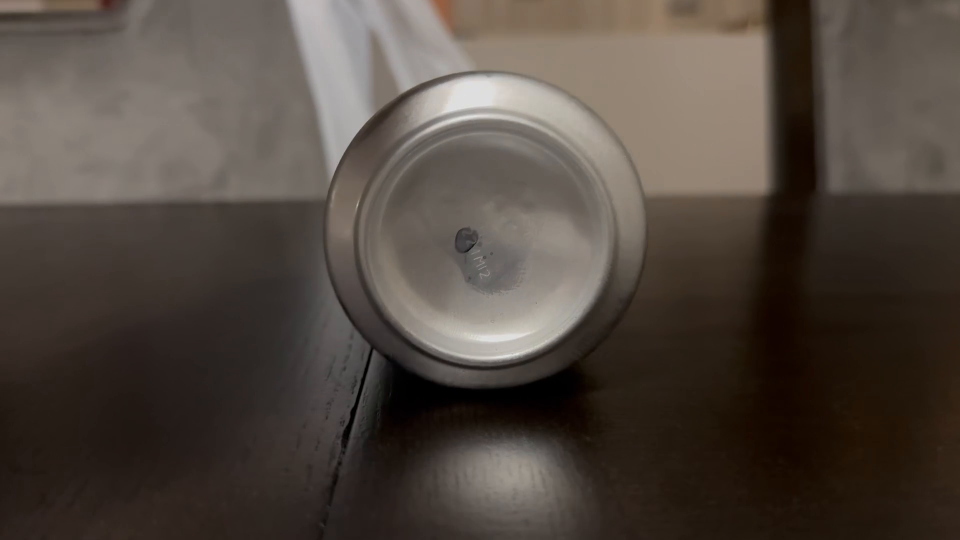
#> input picture frame 12 of IMG_0817.mov, 1920 x 1080 px (shown at 1/2 size)
$ python main.py
#> lines starting #> are read from the running program, lines starting #| are printed output that depends on the picture; after the words box and inside, x2 and y2 are one past the last pixel; in counts of white or black regions, pixels touching at a corner belong together
### processing_display_image.py
import cv2 as cv  # Computer vision and image processing library

def process_img(img):
    # Makes image grayscale
    gray = cv.cvtColor(img, cv.COLOR_BGR2GRAY)

    # Blurs image as a whole
    gray = cv.blur(gray, (20, 20))

    # Takes the median color of a specific area and used to limit noise (number of pixels)
    gray = cv.medianBlur(gray, 1)

    return gray


# [4 lines left out: function display_img, not called in this run]


def display_video_frame(frame, winname):
    cv.imshow(winname, frame)
    cv.waitKey(1)

### circles.py
import cv2 as cv  # Computer vision and image processing library
import numpy as np  # Library for arrays, better for memory and commonly used for larger arrays


def detect_circles(processed_img):
    # NumPy array method which indicates how many elements the first array has
    rows = processed_img.shape[0]

    # param 1 & 2 correlate to cv.HOUGH_GRADIENT, which detects the edges
    # dp is ratio of accumulator resolution to image resolution
    # Stores center line and radius

    circles = cv.HoughCircles(processed_img, cv.HOUGH_GRADIENT,
                              1, rows / 8,
                              param1=19, param2=55,
                              minRadius=300, maxRadius=550)
    return circles


def draw_circle(img, circles):
    # If statement to prevent an error if no circles are detected
    if circles is not None:
        # Round up/down numbers in array
        circles = np.uint16(np.around(circles))
        # Element 0, 1 is center of circle
        for circle in circles[0, :]:
            center = (circle[0], circle[1])
            # circle center, draws a dot (very tiny circle)
            cv.circle(img, center, 1, (0, 0, 255), 20)
            # circle outline, element 2 is radius
            radius = circle[2]
            cv.circle(img, center, radius, (0, 255, 0), 20)

        return img
    else:
        return img

### main.py
import cv2 as cv
from processing_display_image import *  # Adds blurs to image, past library
from circles import *  # Past libraries to detect and draw circles


if __name__ == "__main__":
    # Take Video
    capture = cv.VideoCapture("IMG_0817.mov")
    while True:
        # Process it frame by frame
        frame_exist, img = capture.read()
#> img is the input picture: shape (1080, 1920, 3); mean B, G, R 64.1, 71.6, 81.2

        if frame_exist:  # Prevents code from crashing
            # Processing img, draws circles, displays image
            gray_img = process_img(img)
#> in process_img, `gray = cv.cvtColor(img, cv.COLOR_BGR2GRAY)`:
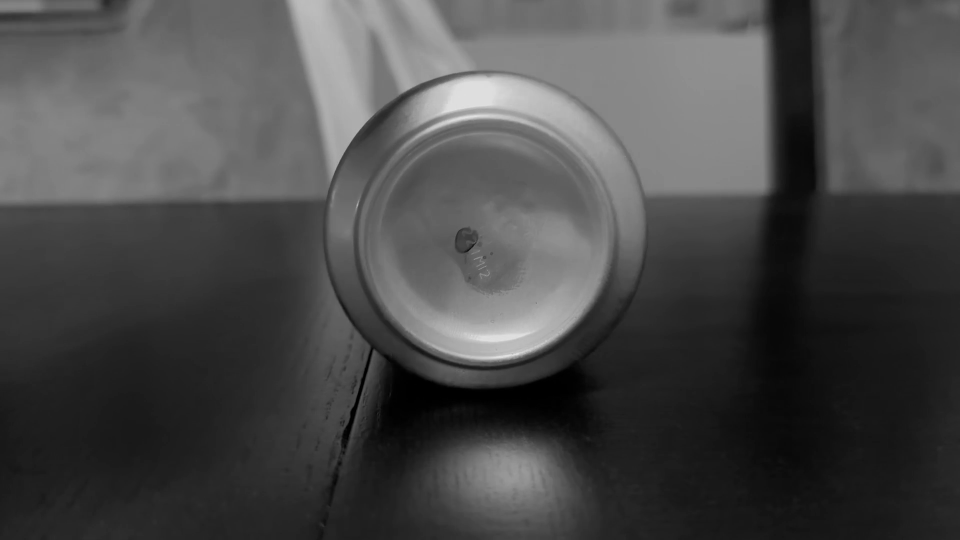
#> gray: shape (1080, 1920) (shown at 1/2 size); min 0, max 230, mean 73.7

            # Detects and draw circles, functions in circles.py
            circles = detect_circles(gray_img)
#> in detect_circles, `circles = cv.HoughCircles(processed_img, cv.HOUGH_GRADIENT, 1, rows / ..`: circles = [[969.5, 460.5, 312.5]]
#> circles = [[969.5, 460.5, 312.5]]
            img = draw_circle(img, circles)
#> in draw_circle, `circles = np.uint16(np.around(circles))`: circles = [[970, 460, 312]]
#> the loop in draw_circle, `for circle in circles[0, :]:` made 1 pass
#> after the loop in draw_circle, `for circle in circles[0, :]:`:
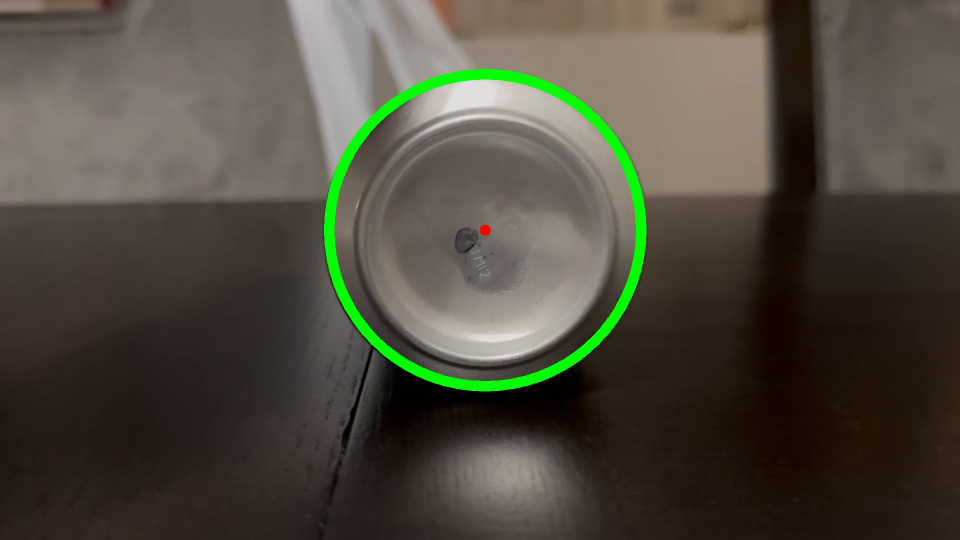
#> img: shape (1080, 1920, 3) (shown at 1/2 size); 1.99% of pixels changed, all inside (x1, y1, x2, y2) = (648, 138, 1293, 783)
            # Shows video
            display_video_frame(img, "Video with Circles")
        else:
            break
    # Close the window
    capture.release()

    # De-allocate any associated memory usage
    cv.destroyAllWindows()

$ run again, starting later in the video
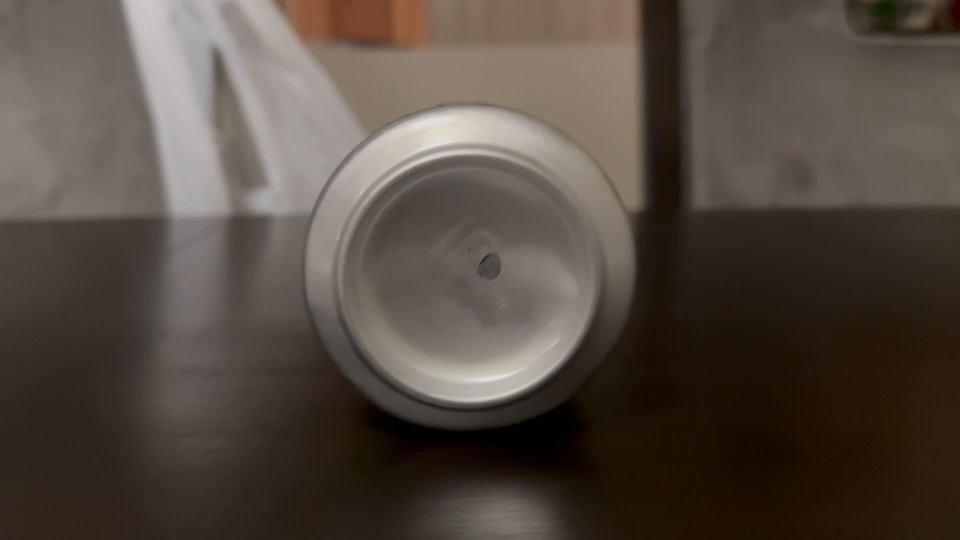
#> input picture frame 57 of IMG_0817.mov, 1920 x 1080 px (shown at 1/2 size)
#> img is the input picture: shape (1080, 1920, 3); mean B, G, R 65.5, 73.9, 84.3
#> in process_img, `gray = cv.cvtColor(img, cv.COLOR_BGR2GRAY)`:
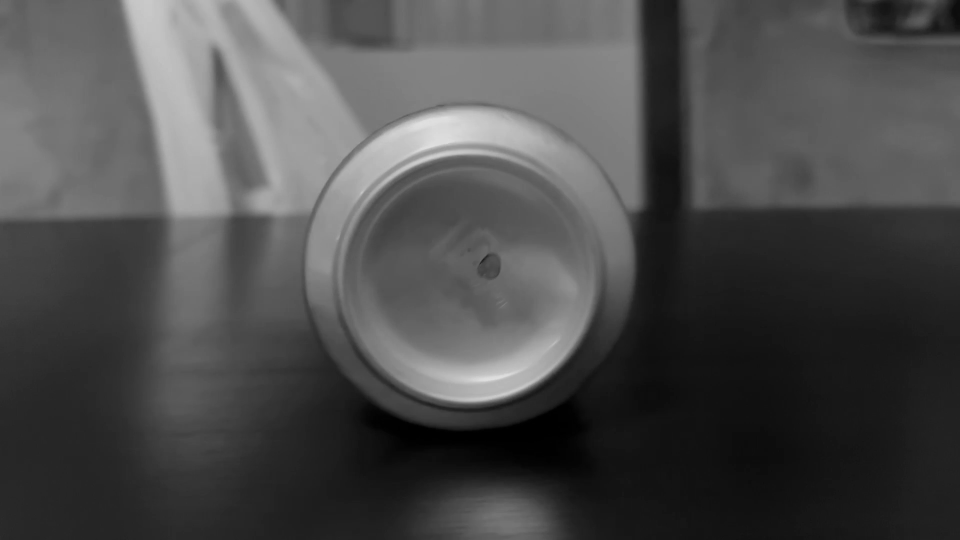
#> gray: shape (1080, 1920) (shown at 1/2 size); min 0, max 227, mean 76.1
#> in detect_circles, `circles = cv.HoughCircles(processed_img, cv.HOUGH_GRADIENT, 1, rows / ..`: circles = [[939.5, 540.5, 323.4]]
#> in draw_circle, `circles = np.uint16(np.around(circles))`: circles = [[940, 540, 323]]
#> the loop in draw_circle, `for circle in circles[0, :]:` made 1 pass
#> after the loop in draw_circle, `for circle in circles[0, :]:`:
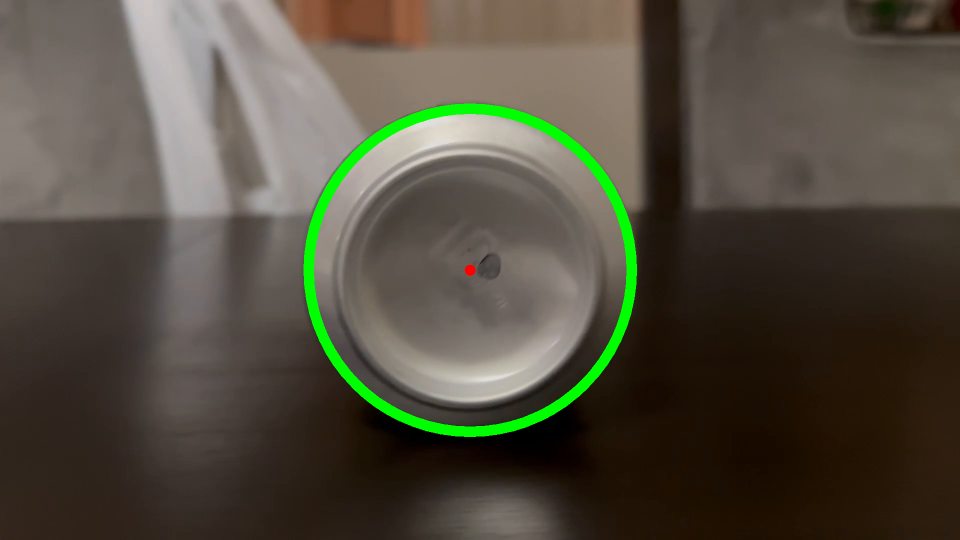
#> img: shape (1080, 1920, 3) (shown at 1/2 size); 2.07% of pixels changed, all inside (x1, y1, x2, y2) = (607, 207, 1274, 874)

$ run again, starting later in the video
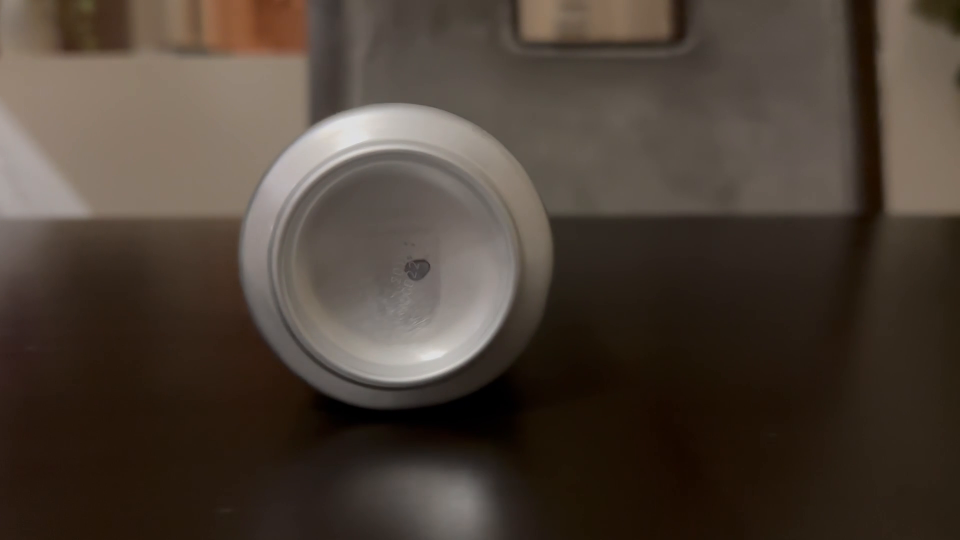
#> input picture frame 102 of IMG_0817.mov, 1920 x 1080 px (shown at 1/2 size)
#> img is the input picture: shape (1080, 1920, 3); mean B, G, R 54.1, 63.9, 75.6
#> in process_img, `gray = cv.cvtColor(img, cv.COLOR_BGR2GRAY)`:
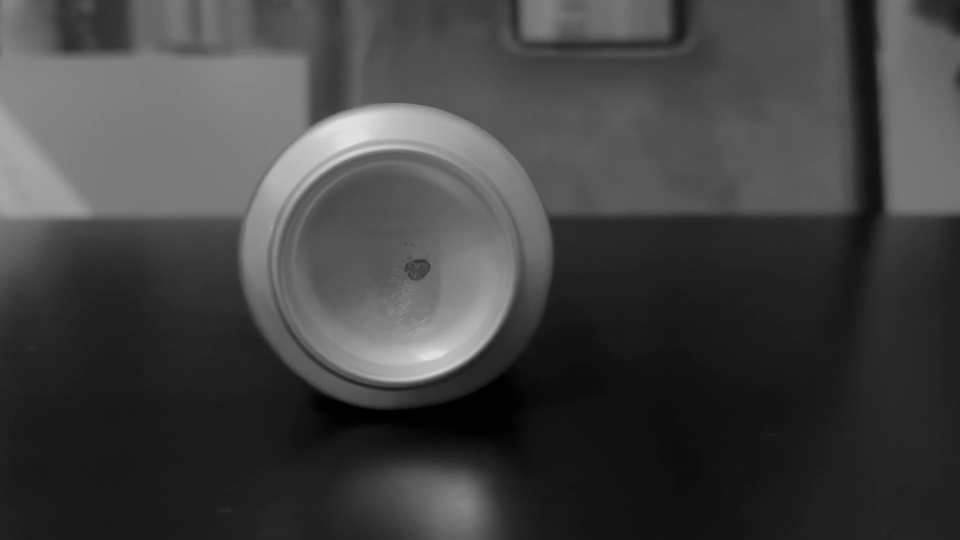
#> gray: shape (1080, 1920) (shown at 1/2 size); min 0, max 227, mean 66.4
#> in detect_circles, `circles = cv.HoughCircles(processed_img, cv.HOUGH_GRADIENT, 1, rows / ..`: circles = [[791.5, 515.5, 304.9]]
#> in draw_circle, `circles = np.uint16(np.around(circles))`: circles = [[792, 516, 305]]
#> the loop in draw_circle, `for circle in circles[0, :]:` made 1 pass
#> after the loop in draw_circle, `for circle in circles[0, :]:`:
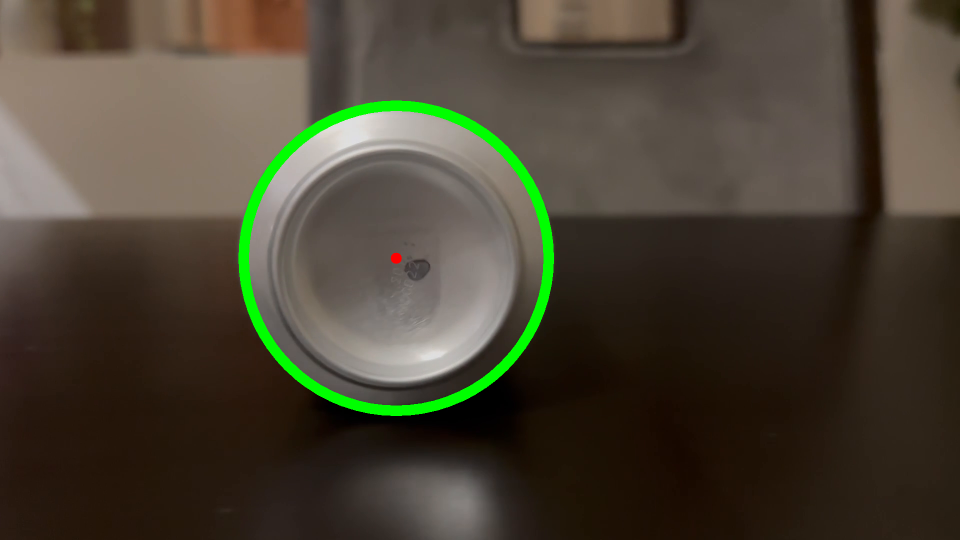
#> img: shape (1080, 1920, 3) (shown at 1/2 size); 1.95% of pixels changed, all inside (x1, y1, x2, y2) = (477, 201, 1108, 832)
